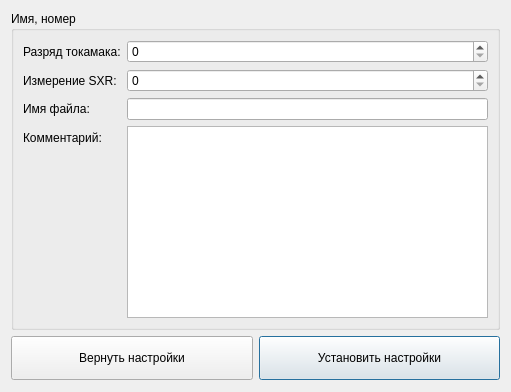
<?xml version="1.0" encoding="UTF-8"?>
<ui version="4.0">
 <class>shotSettings</class>
 <widget class="QWidget" name="shotSettings">
  <property name="geometry">
   <rect>
    <x>0</x>
    <y>0</y>
    <width>511</width>
    <height>392</height>
   </rect>
  </property>
  <property name="windowTitle">
   <string>Параметры разряда</string>
  </property>
  <layout class="QGridLayout" name="gridLayout">
   <item row="1" column="0">
    <widget class="QPushButton" name="return_pushButton">
     <property name="minimumSize">
      <size>
       <width>0</width>
       <height>44</height>
      </size>
     </property>
     <property name="font">
      <font>
       <pointsize>9</pointsize>
      </font>
     </property>
     <property name="cursor">
      <cursorShape>PointingHandCursor</cursorShape>
     </property>
     <property name="text">
      <string>Вернуть настройки</string>
     </property>
     <property name="autoDefault">
      <bool>false</bool>
     </property>
     <property name="default">
      <bool>false</bool>
     </property>
     <property name="flat">
      <bool>false</bool>
     </property>
    </widget>
   </item>
   <item row="1" column="1">
    <widget class="QPushButton" name="install_pushButton">
     <property name="minimumSize">
      <size>
       <width>0</width>
       <height>44</height>
      </size>
     </property>
     <property name="font">
      <font>
       <pointsize>9</pointsize>
      </font>
     </property>
     <property name="cursor">
      <cursorShape>PointingHandCursor</cursorShape>
     </property>
     <property name="text">
      <string>Установить настройки</string>
     </property>
     <property name="default">
      <bool>true</bool>
     </property>
    </widget>
   </item>
   <item row="0" column="0" colspan="2">
    <widget class="QGroupBox" name="groupBox">
     <property name="sizePolicy">
      <sizepolicy hsizetype="Preferred" vsizetype="Fixed">
       <horstretch>0</horstretch>
       <verstretch>0</verstretch>
      </sizepolicy>
     </property>
     <property name="title">
      <string>Имя, номер</string>
     </property>
     <layout class="QFormLayout" name="formLayout">
      <item row="1" column="0">
       <widget class="QLabel" name="label">
        <property name="text">
         <string>Измерение SXR:</string>
        </property>
       </widget>
      </item>
      <item row="1" column="1">
       <widget class="QSpinBox" name="sxr_number_spinBox"/>
      </item>
      <item row="6" column="0">
       <widget class="QLabel" name="label_4">
        <property name="text">
         <string>Комментарий:</string>
        </property>
       </widget>
      </item>
      <item row="6" column="1">
       <widget class="QTextEdit" name="comment_textEdit"/>
      </item>
      <item row="0" column="0">
       <widget class="QLabel" name="label_2">
        <property name="text">
         <string>Разряд токамака:</string>
        </property>
       </widget>
      </item>
      <item row="0" column="1">
       <widget class="QSpinBox" name="shot_number_spinBox"/>
      </item>
      <item row="2" column="0">
       <widget class="QLabel" name="label_3">
        <property name="text">
         <string>Имя файла:</string>
        </property>
       </widget>
      </item>
      <item row="2" column="1">
       <widget class="QLineEdit" name="file_name_lineEdit"/>
      </item>
     </layout>
    </widget>
   </item>
  </layout>
 </widget>
 <tabstops>
  <tabstop>shot_number_spinBox</tabstop>
  <tabstop>sxr_number_spinBox</tabstop>
  <tabstop>file_name_lineEdit</tabstop>
  <tabstop>comment_textEdit</tabstop>
  <tabstop>return_pushButton</tabstop>
  <tabstop>install_pushButton</tabstop>
 </tabstops>
 <resources/>
 <connections/>
</ui>
